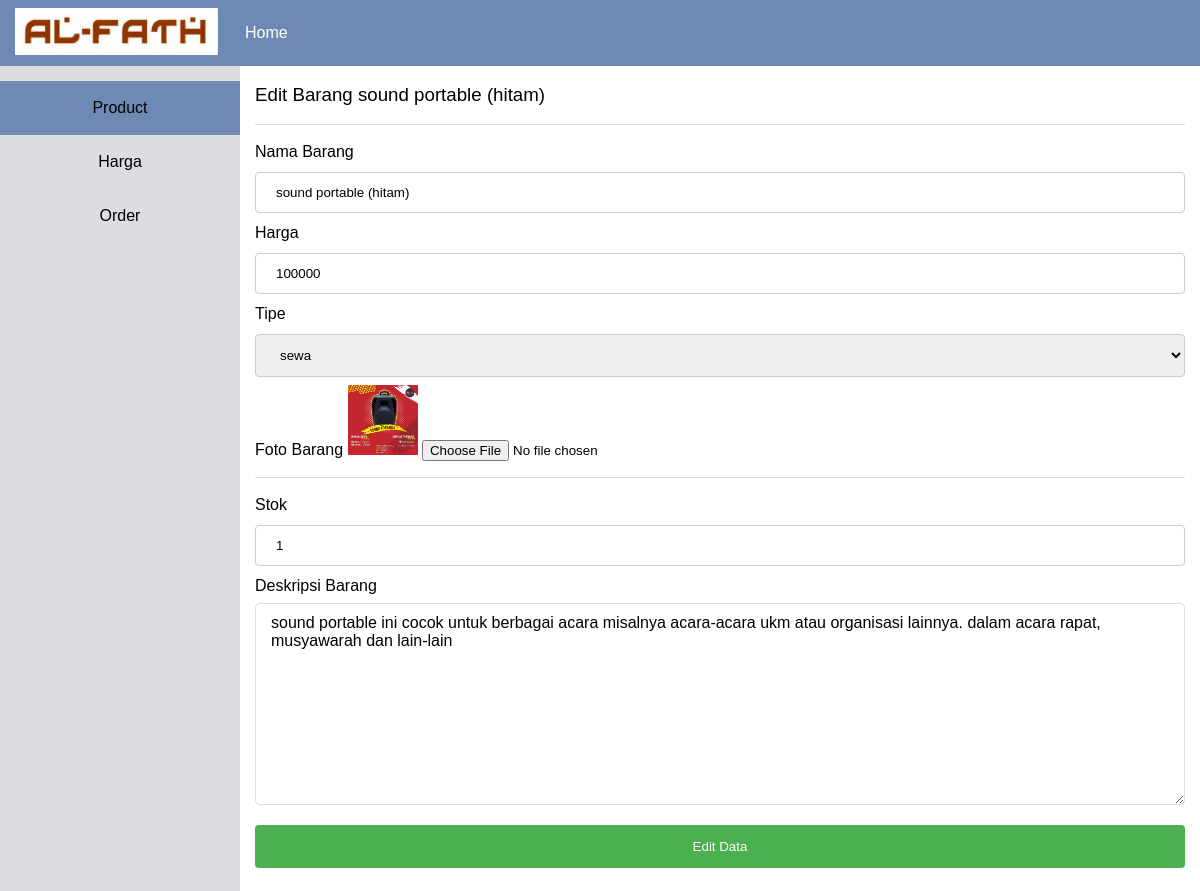
Page /admin/edit.php?id_barang=3 on the committed database.
### tables this page shows
CREATE TABLE `barang` (
  `id_barang` int(10) NOT NULL,
  `nama` varchar(50) NOT NULL,
  `harga` int(11) NOT NULL,
  `tipe` varchar(15) NOT NULL,
  `gambar` varchar(50) NOT NULL,
  `stok` int(11) NOT NULL,
  `deskripsi` text NOT NULL
);

### admin/function.php (called while the page is built, shortened)
<?php
    $conn = mysqli_connect("localhost","root","","store");
    function query($query){
		global $conn;
		$result = mysqli_query($conn, $query);
		$rows = [];
		while($row = mysqli_fetch_assoc($result)){
			$rows[] = $row;
		}
		return $rows;
    }
?>

### admin/edit.php (the view, shortened to what this page needs)
<?php
    require 'function.php';
    $id = $_GET["id_barang"];
    $brg = query("SELECT * FROM barang WHERE id_barang = $id")[0];
?>
<!DOCTYPE html>
<html>
    <head>
		<link type="text/css" rel="stylesheet" href="css/style.css"/>
	</head>
	<body>
		<nav>
			<a class="logo" href="index.php"><img src="img/alfath2.png"></a>
			<ul>
				<li><a href="index.php">Home</a></li>
			</ul>
		</nav>
		<main>
			<div class="row">
				<aside class="col-20">
					<ul>
						<li class="active"><a href="produk.php">Product</a></li>
						<li><a href="harga.php">Harga</a></li>
						<li><a href="order.php">Order</a></li>
					</ul>
				</aside>
				<div id="content" class="col-80">
                <h3>Edit Barang <?=$brg["nama"]?></h3>
                <form action="" method="post" enctype="multipart/form-data">
                <div class="line"></div>
                    <label for="fname">Nama Barang</label>
                    <input type="text" id="fname" name="namaBarang" placeholder="Nama Barang" value="<?= $brg["nama"]?>">
                    <label for="lname">Harga</label>
                    <input type="text" id="lname" name="harga" placeholder="Masukkan Harga Dalam Rupiah" value="<?= $brg["harga"]?>">
                    <label for="tipe">Tipe</label>
                        <select id="tipe" name="tipeBarang" required>
                            <option value="<?=$brg["tipe"]?>"> <?=$brg["tipe"]?> </option>
                        </select>
                    <label for="gbr">Foto Barang</label>
                    <img src="upload/<?=$brg['gambar']?>" width="70">
                    <input type="file" id="gbr" name="gbr">
                    <br>
                    <div class="line"></div>
                    <label for="lname">Stok</label>
                    <input type="text" id="lname" name="stok" placeholder="Masukkan Stok yang tersisa" value="<?= $brg["stok"]?>">
                    <label for="gbr">Deskripsi Barang</label>
					<textarea name="desc" cols="30" rows="10" placeholder="Tambahkan Deskripsi Barang"><?=$brg["deskripsi"];?></textarea>
                    <input type="submit" value="Edit Data" name="submit" id="ins">
                    </form>
				</div>
			</div>
		</main>
	</body>
</html>

### admin/css/style.css (style rules this page uses)
html, body, div, span, applet, object, iframe, h1, h2, h3, h4, h5, h6, p, blockquote, pre, a, abbr, acronym, address, big, cite, code, del, dfn, em, font, img, ins, kbd, q, s, samp, small, strike, strong, sub, sup, tt, var, b, u, i, center, dl, dt, dd, ol, ul, li, fieldset, form, label, legend, table, caption, tbody, tfoot, thead, tr, th, td { background: transparent; border: 0; margin: 0; padding: 0; vertical-align: baseline; text-decoration: none; }
ol, ul { list-style: none; }
*, *:before, *:after { box-sizing: border-box !important; }
body { line-height: 1.5; margin: auto; float: none; font-family: Arial, sans-serif; font-weight: lighter; }
html { scroll-behavior: smooth; }
* { -moz-box-sizing: border-box; -webkit-box-sizing: border-box; box-sizing: border-box; }
img { max-width: 100%; max-height: 100%; border-radius: 1px; }
a { outline: 0; }
.row { width: 100%; display: flex; flex-wrap: wrap; }
.col-20 { width: 20%; padding: 0 15px; }
.col-80 { width: 80%; padding: 0 15px; }
.line { width: 100%; background: #ddd; height: 1px; margin: 15px 0; }
textarea { margin: 5px 0; width: 100%; padding: 10px 15px; font-size: 16px; border: solid 1px #ddd; border-radius: 5px; transition: all 300ms; font-family: Arial, sans-serif; }
textarea { resize: vertical; }
nav { background: rgb(110, 138, 180); width: 100%; display: block; line-height: 1; padding: 0 15px; z-index: 10; }
nav .logo { display: inline-block; vertical-align: middle; margin-right: 7.5px; }
nav img { max-height: 48px; }
nav ul { display: inline-block; vertical-align: middle; }
nav li a { color: white; transition: all 300ms; display: block; padding: 25px 15px; }
aside { background: #dcdde1; color: black; padding: 15px 0 !important; text-align: center; }
aside li { padding: 15px 0; transition: all 300ms; }
aside a { color: black; transition: all 300ms; display: block; }
aside li:hover, aside li.active { background: rgb(110, 138, 180); color: white; }
#content { padding: 15px; }
#content h1, #content h2, #content h3 { font-weight: lighter; }
@media screen and (min-width: 768px) { aside { display: inline-block !important; } }
input[type=text], select { width: 100%; padding: 12px 20px; margin: 8px 0; display: inline-block; border: 1px solid #ccc; border-radius: 4px; box-sizing: border-box; }
input[type=submit] { width: 100%; background-color: #4CAF50; color: white; padding: 14px 20px; margin: 8px 0; border: none; border-radius: 4px; cursor: pointer; }

### rows in the picture
barang: nama "sound portable (hitam)", namaBarang "sound portable (hitam)", harga "100000", tipeBarang "sewa", gambar (picture), stok "1", desc "sound portable ini cocok untuk berbagai acara misalnya acara-acara ukm atau organisasi lainnya. dalam acara rapat, musyawarah dan lain-lain"
